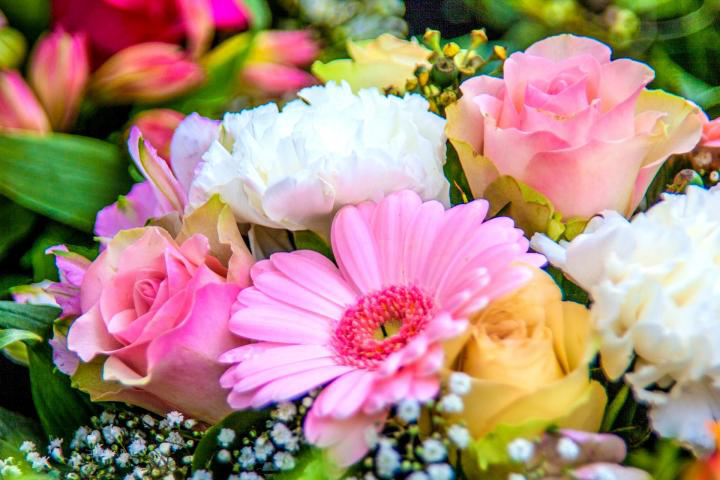
#> input picture Labbar/Num2/blomma.png, 720 x 480 px
$ python 2.py
#> lines starting #> are read from the running program, lines starting #| are printed output that depends on the picture; after the words box and inside, x2 and y2 are one past the last pixel; in counts of white or black regions, pixels touching at a corner belong together
import math
from scipy import ndimage as ndi
import matplotlib.pyplot as plt
import numpy as np

bild = plt.imread("blomma.png")
#> bild is the input picture: shape (480, 720, 3) float32; mean R, G, B 0.672, 0.543, 0.494
bild_svartvit = np.zeros((bild.shape[0], bild.shape[1]))

for i in range(bild.shape[0]):
    for j in range(bild.shape[1]):
        medel = (bild[i,j][0]+bild[i,j][1]+bild[i,j][2])/3
        bild_svartvit[i, j] = medel
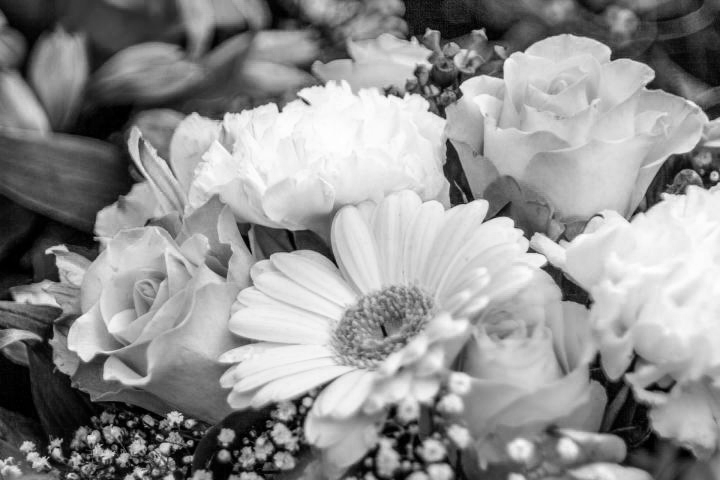
#> bild_svartvit: shape (480, 720) float64; min 0, max 1, mean 0.569

plt.imshow(bild_svartvit, cmap="gray")
plt.show()

gx = np.array([[-1, 0, 1],
      [-2, 0, 2],
      [-1, 0, 1]])
gy = np.array([[-1, -2, -1],
      [0, 0, 0],
      [1, 2, 1]])

xd = ndi.convolve(bild_svartvit, gx, mode='constant')
yd = ndi.convolve(bild_svartvit, gy, mode='constant')
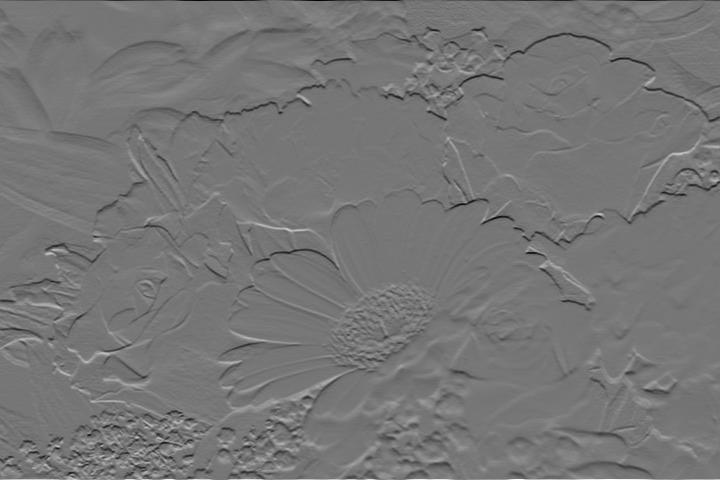
#> yd: shape (480, 720) float64; min -3.13, max 3.61, mean -0.000588; drawn with min black and max white

for i in range(bild_svartvit.shape[0]):
    for j in range(bild_svartvit.shape[1]):
        bild_svartvit[i, j] = np.sqrt((xd[i, j]**2)+(yd[i, j]**2))
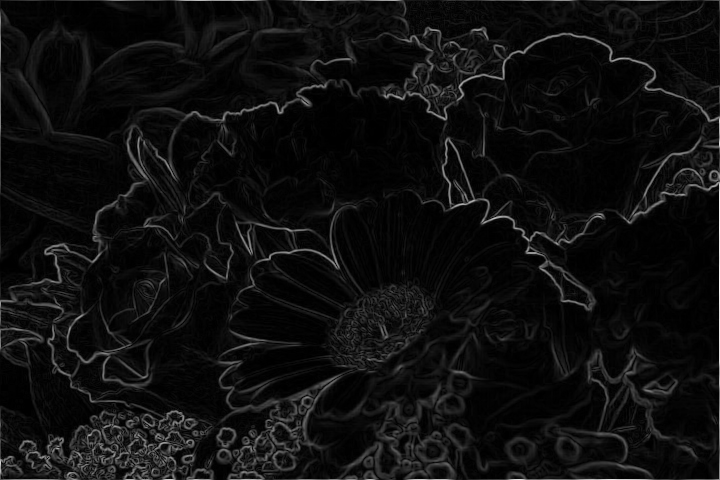
#> bild_svartvit: shape (480, 720) float64; min 0, max 3.98, mean 0.234; drawn with min black and max white

bild_svartvit[bild_svartvit*255 > 100] = 0
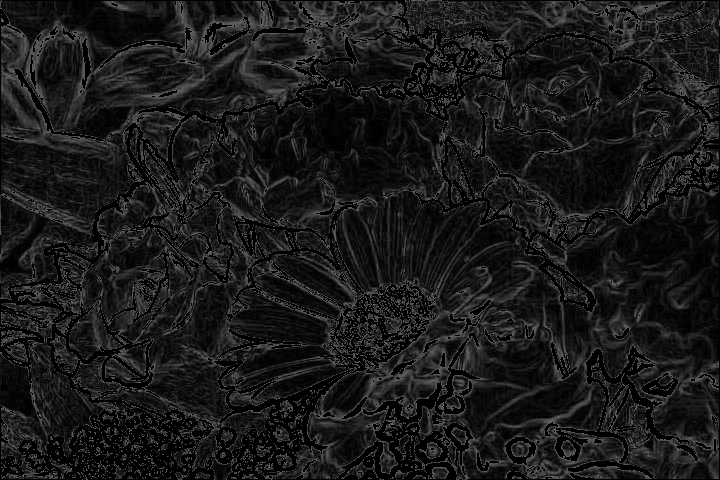
#> bild_svartvit: shape (480, 720) float64; 15.99% of pixels changed, all inside (x1, y1, x2, y2) = (0, 0, 720, 480)
bild_svartvit[bild_svartvit*255 < 60] = 1
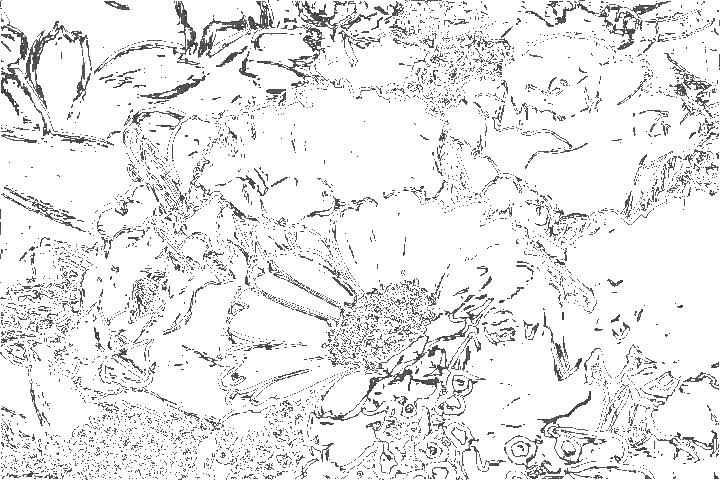
#> bild_svartvit: shape (480, 720) float64; min 0.235, max 1, mean 0.92

plt.imshow(bild_svartvit, cmap="gray")
plt.show()

m = np.ones(shape=(5, 5))

f = ndi.convolve(bild_svartvit, m, mode='constant')

f[5**2] = 1
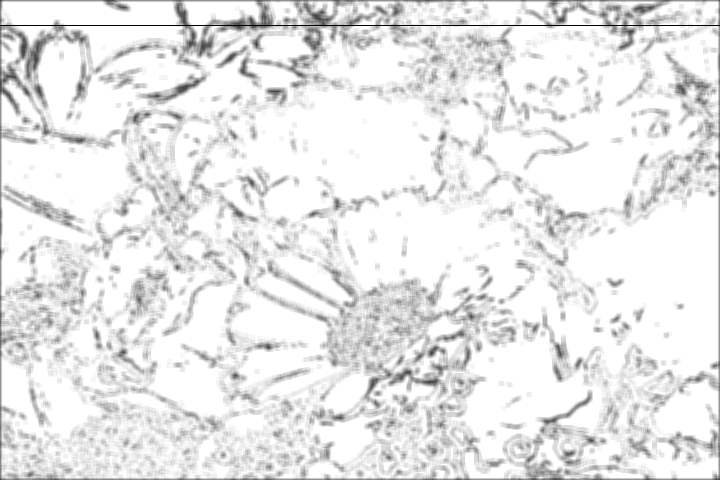
#> f: shape (480, 720) float64; min 1, max 25, mean 22.9; drawn with min black and max white
f[f != 5**2] = 0
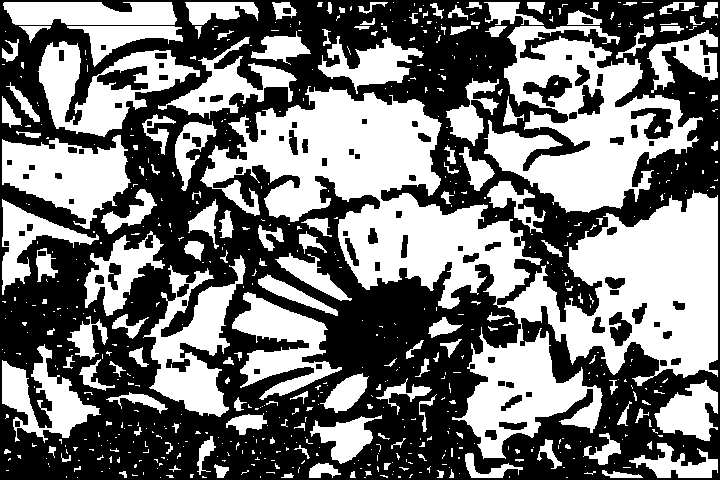
#> f: shape (480, 720) float64; values 0 (black) and 25 (white), 46.7% white; 644 white regions (484 under 20 px), largest, box (x1, y1, x2, y2) and area: (200, 86, 718, 459) 61016, (484, 26, 703, 213) 18768, (143, 255, 246, 417) 6986

for i in range(bild_svartvit.shape[0]):
    for j in range(bild_svartvit.shape[1]):
       bild_svartvit[i, j] = f[i, j]

plt.imshow(bild_svartvit, cmap="gray")
plt.show()

$ run again, with Labbar/Num2/bild.png copied over Labbar/Num2/blomma.png
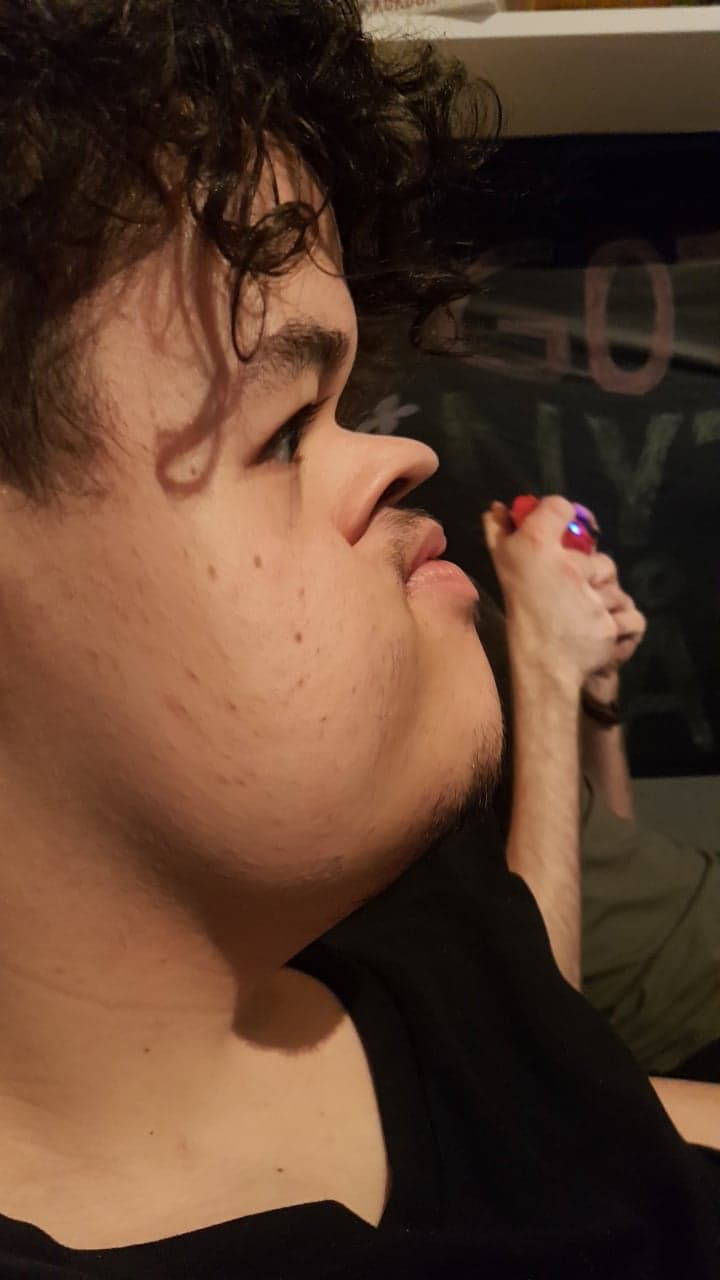
#> input picture Labbar/Num2/bild.png, 720 x 1280 px
#> bild is the input picture: shape (1280, 720, 3) float32; mean R, G, B 0.36, 0.248, 0.18
#> `bild_svartvit[bild_svartvit*255 > 100] = 0`:
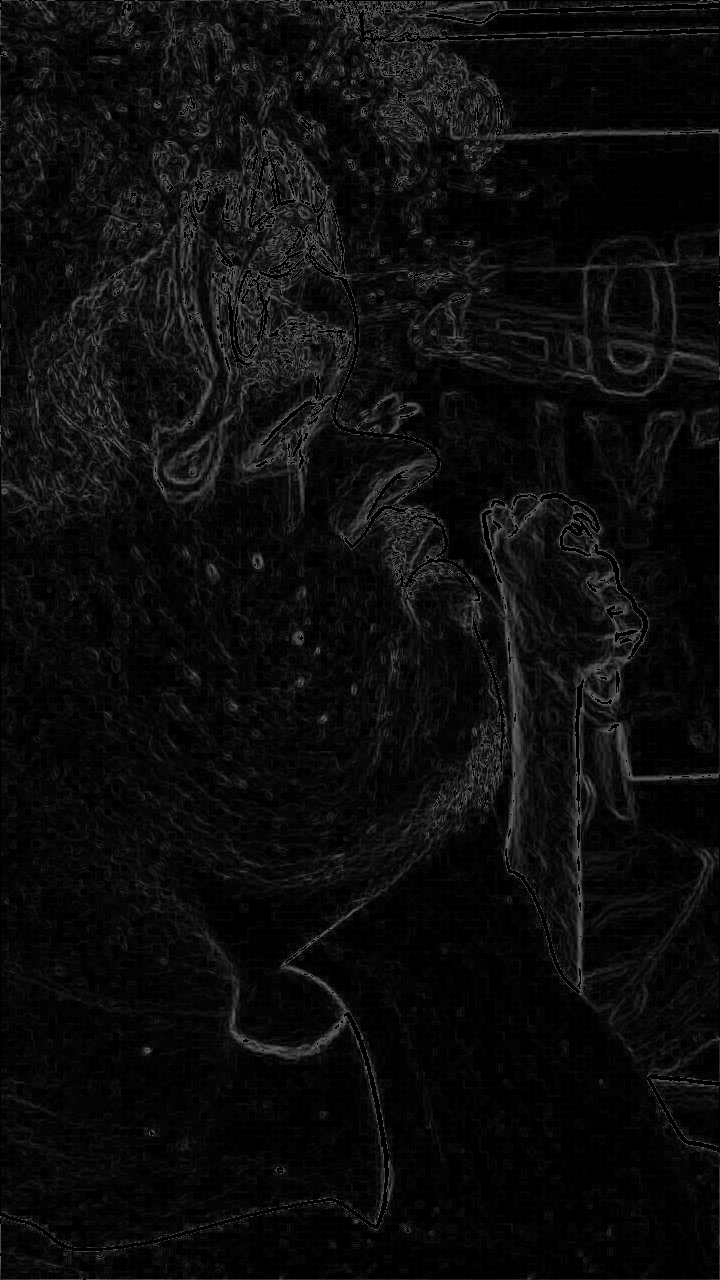
#> bild_svartvit: shape (1280, 720) float64; min 0, max 0.392, mean 0.0501
#> `f[f != 5**2] = 0`:
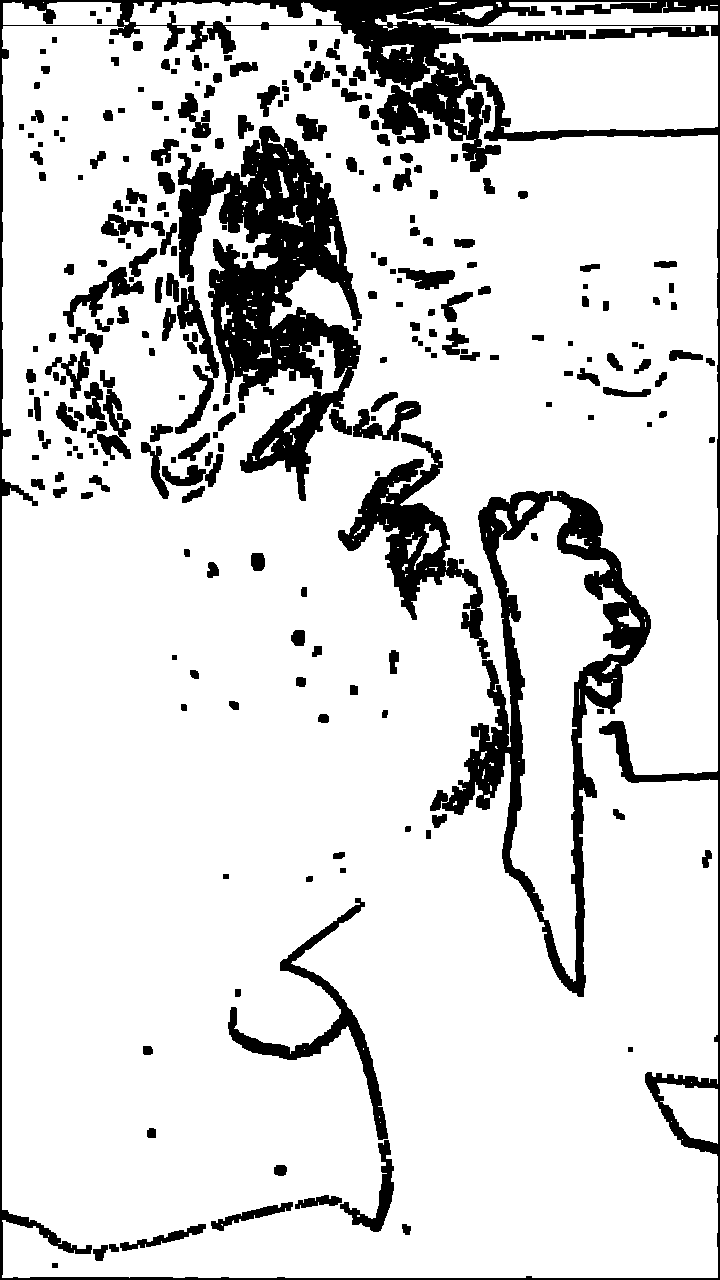
#> f: shape (1280, 720) float64; values 0 (black) and 25 (white), 85.5% white; 263 black regions, largest, box (x1, y1, x2, y2) and area: (0, 0, 720, 1280) 34293, (178, 126, 362, 501) 29656, (430, 491, 651, 997) 20692
